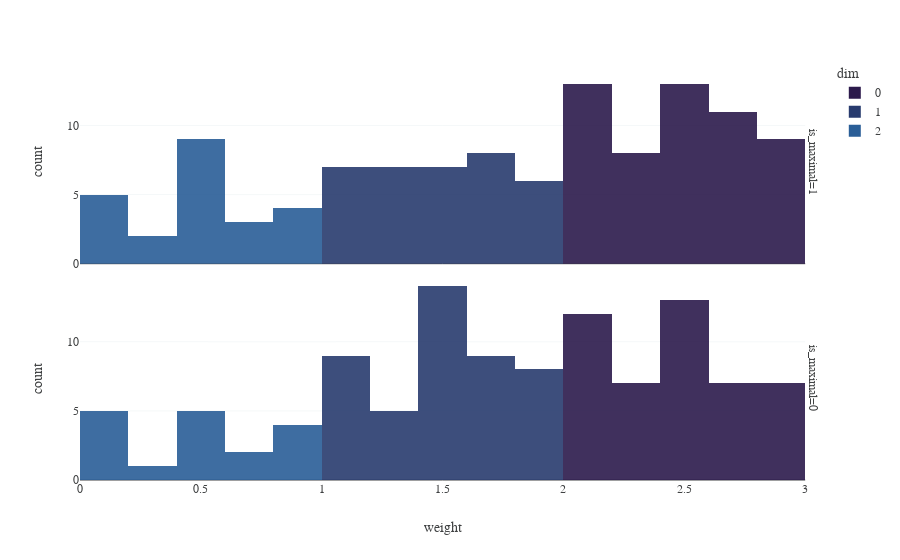

The notebook cell saved with this chart:
### Code cell
## For maximal simplices...
## Histogram of simplex weights faceted by maximal simplex flag

fig = px.histogram(fsc_df, x="weight", facet_row = "is_maximal", color="dim", opacity = 0.9)
fig.update_layout(barmode='overlay')
fig.show()

### Figure 1 — Plotly figure (JSON) as saved in the notebook; plotly's stock layout.template omitted (floating-point values rounded to 4 significant figures)
{"data": [{"alignmentgroup": "True", "bingroup": "x", "hovertemplate": "dim=0<br>is_maximal=1<br>weight=%{x}<br>count=%{y}<extra></extra>", "legendgroup": "0", "marker": {"color": "rgb(44, 26, 76)", "opacity": 0.9}, "name": "0", "offsetgroup": "0", "orientation": "v", "showlegend": true, "type": "histogram", "x": [2.507, 2.062, 2.843, 2.355, 2.124, 2.75, 2.073, 2.158, 2.737, 2.66, 2.929, 2.247, 2.752, 2.188, 2.564, 2.167, 2.514, 2.953, 2.236, 2.948, 2.934, 2.544, 2.829, 2.682, 2.019, 2.144, 2.588, 2.207, 2.306, 2.493, 2.063, 2.864, 2.559, 2.603, 2.436, 2.45, 2.571, 2.161, 2.756, 2.592, 2.111, 2.756, 2.884, 2.625, 2.434, 2.839, 2.08, 2.14, 2.289, 2.259, 2.468, 2.791, 2.74, 2.393], "xaxis": "x2", "yaxis": "y2"}, {"alignmentgroup": "True", "bingroup": "x", "hovertemplate": "dim=0<br>is_maximal=0<br>weight=%{x}<br>count=%{y}<extra></extra>", "legendgroup": "0", "marker": {"color": "rgb(44, 26, 76)", "opacity": 0.9}, "name": "0", "offsetgroup": "0", "orientation": "v", "showlegend": false, "type": "histogram", "x": [2.145, 2.384, 2.087, 2.127, 2.929, 2.304, 2.466, 2.982, 2.74, 2.284, 2.96, 2.516, 2.51, 2.544, 2.028, 2.885, 2.192, 2.902, 2.111, 2.512, 2.403, 2.761, 2.05, 2.554, 2.716, 2.616, 2.118, 2.403, 2.459, 2.695, 2.497, 2.702, 2.43, 2.981, 2.56, 2.257, 2.261, 2.192, 2.93, 2.057, 2.094, 2.335, 2.791, 2.105, 2.4, 2.274], "xaxis": "x", "yaxis": "y"}, {"alignmentgroup": "True", "bingroup": "x", "hovertemplate": "dim=1<br>is_maximal=1<br>weight=%{x}<br>count=%{y}<extra></extra>", "legendgroup": "1", "marker": {"color": "rgb(40, 59, 110)", "opacity": 0.9}, "name": "1", "offsetgroup": "1", "orientation": "v", "showlegend": true, "type": "histogram", "x": [1.996, 1.057, 1.064, 1.676, 1.775, 1.762, 1.73, 1.031, 1.562, 1.465, 1.932, 1.566, 1.804, 1.031, 1.086, 1.683, 1.181, 1.064, 1.533, 1.216, 1.625, 1.664, 1.266, 1.903, 1.93, 1.508, 1.273, 1.64, 1.338, 1.443, 1.837, 1.245, 1.293, 1.591, 1.321], "xaxis": "x2", "yaxis": "y2"}, {"alignmentgroup": "True", "bingroup": "x", "hovertemplate": "dim=1<br>is_maximal=0<br>weight=%{x}<br>count=%{y}<extra></extra>", "legendgroup": "1", "marker": {"color": "rgb(40, 59, 110)", "opacity": 0.9}, "name": "1", "offsetgroup": "1", "orientation": "v", "showlegend": false, "type": "histogram", "x": [1.871, 1.205, 1.79, 1.559, 1.441, 1.474, 1.246, 1.495, 1.655, 1.602, 1.557, 1.194, 1.293, 1.472, 1.719, 1.449, 1.676, 1.035, 1.591, 1.694, 1.099, 1.909, 1.539, 1.449, 1.65, 1.859, 1.798, 1.092, 1.834, 1.611, 1.822, 1.571, 1.062, 1.117, 1.839, 1.551, 1.994, 1.31, 1.533, 1.121, 1.917, 1.122, 1.122, 1.552, 1.333], "xaxis": "x", "yaxis": "y"}, {"alignmentgroup": "True", "bingroup": "x", "hovertemplate": "dim=2<br>is_maximal=1<br>weight=%{x}<br>count=%{y}<extra></extra>", "legendgroup": "2", "marker": {"color": "rgb(42, 94, 151)", "opacity": 0.9}, "name": "2", "offsetgroup": "2", "orientation": "v", "showlegend": true, "type": "histogram", "x": [0.2911, 0.5821, 0.7423, 0.06525, 0.8664, 0.5895, 0.3694, 0.4848, 0.423, 0.5464, 0.1539, 0.4428, 0.591, 0.02474, 0.561, 0.8029, 0.6601, 0.9322, 0.09585, 0.156, 0.6864, 0.5879, 0.8615], "xaxis": "x2", "yaxis": "y2"}, {"alignmentgroup": "True", "bingroup": "x", "hovertemplate": "dim=2<br>is_maximal=0<br>weight=%{x}<br>count=%{y}<extra></extra>", "legendgroup": "2", "marker": {"color": "rgb(42, 94, 151)", "opacity": 0.9}, "name": "2", "offsetgroup": "2", "orientation": "v", "showlegend": false, "type": "histogram", "x": [0.5475, 0.1684, 0.1375, 0.09007, 0.4728, 0.1078, 0.9477, 0.8339, 0.1911, 0.7931, 0.5556, 0.5974, 0.8984, 0.628, 0.9508, 0.5977, 0.332], "xaxis": "x", "yaxis": "y"}], "layout": {"annotations": [{"font": {}, "showarrow": false, "text": "is_maximal=0", "textangle": 90, "x": 0.98, "xanchor": "left", "xref": "paper", "y": 0.2425, "yanchor": "middle", "yref": "paper"}, {"font": {}, "showarrow": false, "text": "is_maximal=1", "textangle": 90, "x": 0.98, "xanchor": "left", "xref": "paper", "y": 0.7575, "yanchor": "middle", "yref": "paper"}], "barmode": "overlay", "legend": {"title": {"text": "dim"}, "tracegroupgap": 0}, "margin": {"t": 60}, "xaxis": {"anchor": "y", "domain": [0, 0.98], "title": {"text": "weight"}}, "xaxis2": {"anchor": "y2", "domain": [0, 0.98], "matches": "x", "showticklabels": false}, "yaxis": {"anchor": "x", "domain": [0, 0.485], "title": {"text": "count"}}, "yaxis2": {"anchor": "x2", "domain": [0.515, 1], "matches": "y", "title": {"text": "count"}}}}
